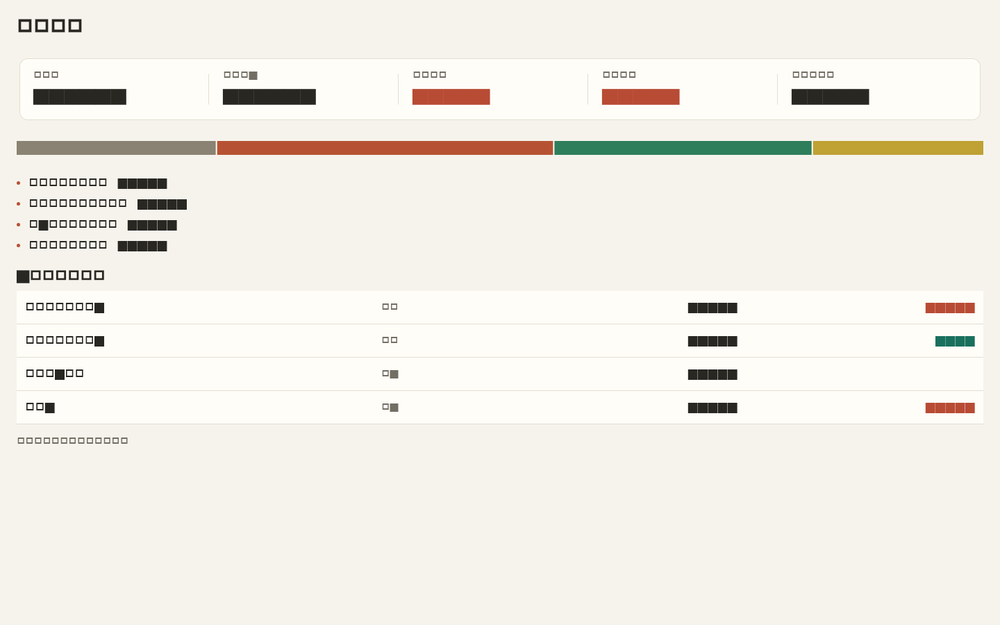
#> input picture apps/fundlens_windows/test/goldens/overview_1440x900.png, 1000 x 625 px, shrunk from 1440 x 900 before the run
$ python detect_highlight.py ../../../apps/fundlens_windows/test/goldens/overview_1440x900.png ../../../apps/fundlens_windows/test/goldens/overview_1440x900.png
#> lines starting #> are read from the running program, lines starting #| are printed output that depends on the picture
"""Detect the y position of the selected sidebar nav item in a FundLens
baseline screenshot.

The baseline (pre-redesign) sidebar highlights the active nav item with an
indigo band (~RGB 85,80,182). This script scans the left 230px of the window
for that band and prints its vertical center in window pixels, so the click
driver can self-calibrate:

  click_y' = click_y + (target_nav_y - highlight_y)

Usage:
  engine/.venv/Scripts/python.exe docs/regression/scripts/detect_highlight.py IMG [indigo|warm]

Styles:
  indigo - baseline build (Graphite/Indigo theme), selected item is indigo
  warm   - redesigned build (Open Design warm-ink theme #B65233)
Default: auto (try indigo first, then warm).
"""

import sys

from PIL import Image


def _indigo(r: int, g: int, b: int) -> bool:
    return b > 140 and r < 140 and g < 120 and b > r + 60


def _warm(r: int, g: int, b: int) -> bool:
    return r > 140 and g < 110 and b < 110 and r > g + 40 and r > b + 40


def detect_highlight_y(path: str, style: str | None = None) -> int | None:
    im = Image.open(path).convert("RGB")
    w, h = im.size
#> w = 1000; h = 625
    side = im.crop((0, 0, min(230, w), h))
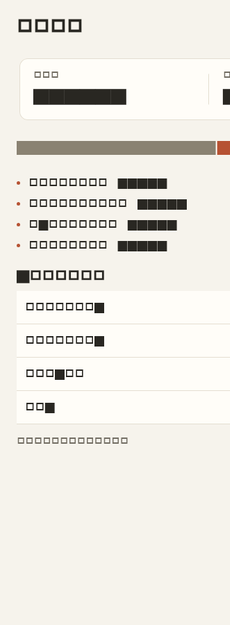
#> side: PIL image 230x625 RGB; mean R, G, B 235.9, 233, 226.5
    styles = [style] if style else ["indigo", "warm"]
    for st in styles:
        pred = _indigo if st == "indigo" else _warm
        y = _detect(side, pred)
        if y is not None:
            return y
    return None


def _detect(side: Image.Image, pred) -> int | None:
    h = side.height
    rows: dict[int, int] = {}
    for y in range(h):
        count = 0
        for x in range(0, 230, 2):
            r, g, b = side.getpixel((x, y))
            if pred(r, g, b):
                count += 1
        if count >= 15:  # a band is a mostly-continuous colored row
            rows[y] = count
    if not rows:
        return None
    # contiguous runs -> choose the largest run's center
    best_start, best_len = 0, 0
    start, length = 0, 0
    ys = sorted(rows)
    prev = None
    for y in ys:
        if prev is not None and y - prev == 1:
            length += 1
        else:
            start, length = y, 1
        if length > best_len:
            best_start, best_len = start, length
        prev = y
    return best_start + best_len // 2


def main() -> int:
    if len(sys.argv) < 2:
        print("usage: detect_highlight.py IMG [indigo|warm]", file=sys.stderr)
        return 2
    style = sys.argv[2] if len(sys.argv) > 2 else None
    y = detect_highlight_y(sys.argv[1], style)
    print(f"HIGHLIGHT_Y={y if y is not None else 'none'}")
    return 0


if __name__ == "__main__":
    sys.exit(main())
#> (the program exits here)
